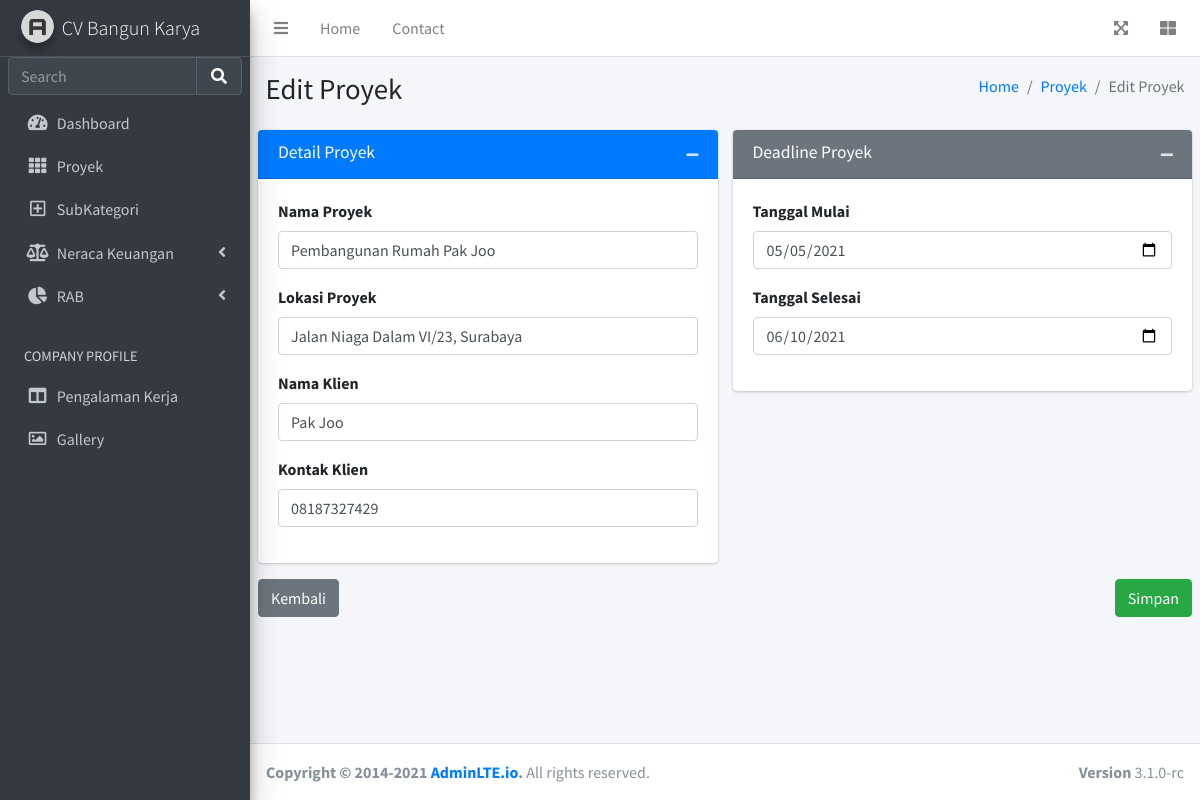
/proyek/edit/1, run on an earlier commit of the app's database.
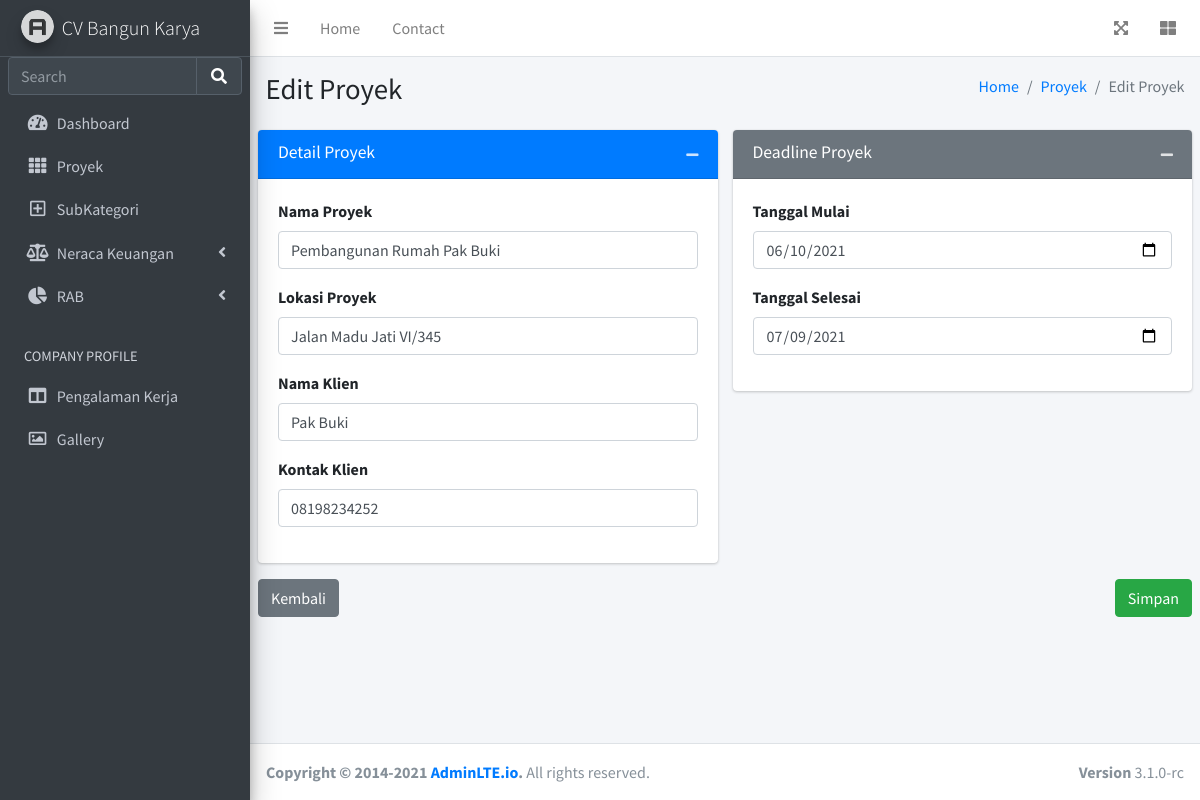
And on a later commit of the database.
### app.py (models this page shows)
class Proyek(db.Model):
    id = db.Column(db.Integer, primary_key=True)
    nama_proyek = db.Column(db.String(100), nullable=False)
    lokasi = db.Column(db.String(200), nullable=False)
    nama_klien = db.Column(db.String(100), nullable=False)
    no_hp = db.Column(db.String(20), nullable=False)
    tgl_mulai = db.Column(db.String(20), nullable=False)
    tgl_selesai = db.Column(db.String(20), nullable=False)
    date_created = db.Column(db.DateTime, default=datetime.utcnow)

### app.py (the view)
@app.route('/proyek/edit/<int:id>', methods=['POST', 'GET'])
def proyek_edit(id):
    task = Proyek.query.get_or_404(id)
    if request.method == 'POST':
        task.nama_proyek=request.form['nama_proyek']
        task.lokasi=request.form['lokasi']
        task.nama_klien=request.form['nama_klien']
        task.no_hp=request.form['no_hp']
        task.tgl_mulai=request.form['tgl_mulai']
        task.tgl_selesai=request.form['tgl_selesai']
        try:
            db.session.commit()
            flash('Data Proyek Berhasil Diubah', 'bg-success')
            return redirect('/proyek')
        except:
            flash('Data Proyek Tidak Berhasil Diubah', 'bg-danger')
            return redirect('/proyek')
    else:
        return render_template('proyek/proyek_edit.html', proyek = task)

### templates/proyek/proyek_edit.html (shortened to what this page needs)
{% extends 'base.html' %}
{% block body %}
<div class="content-wrapper">
    <section class="content-header">
      <div class="container-fluid">
        <div class="row mb-2">
          <div class="col-sm-6">
            <h1>Edit Proyek</h1>
          </div>
          <div class="col-sm-6">
            <ol class="breadcrumb float-sm-right">
              <li class="breadcrumb-item"><a href="/">Home</a></li>
              <li class="breadcrumb-item"><a href="/proyek">Proyek</a></li>
              <li class="breadcrumb-item active">Edit Proyek</li>
            </ol>
          </div>
        </div>
      </div>
    </section>
    <section class="content">
      <form action="/proyek/edit/{{ proyek.id }}" method="POST">
      <div class="row">
        <div class="col-md-6">
          <div class="card card-primary">
            <div class="card-header">
              <h3 class="card-title">Detail Proyek</h3>
              <div class="card-tools">
                <button type="button" class="btn btn-tool" data-card-widget="collapse" title="Collapse">
                  <i class="fas fa-minus"></i>
                </button>
              </div>
            </div>
            <div class="card-body">
              <div class="form-group">
                <label for="inputName">Nama Proyek</label>
                <input type="text" name="nama_proyek" class="form-control" value="{{ proyek.nama_proyek }}">
              </div>
              <div class="form-group">
                <label for="inputDescription">Lokasi Proyek</label>
                <input type="text" name="lokasi" class="form-control" value="{{ proyek.lokasi }}">
              </div>
              <div class="form-group">
                <label for="inputStatus">Nama Klien</label>
                <input type="text" name="nama_klien" class="form-control" value="{{ proyek.nama_klien }}">
              </div>
              <div class="form-group">
                <label for="inputClientCompany">Kontak Klien</label>
                <input type="text" name="no_hp" class="form-control" value="{{ proyek.no_hp }}">
              </div>
            </div>
          </div>
        </div>
        <div class="col-md-6">
          <div class="card card-secondary">
            <div class="card-header">
              <h3 class="card-title">Deadline Proyek</h3>
              <div class="card-tools">
                <button type="button" class="btn btn-tool" data-card-widget="collapse" title="Collapse">
                  <i class="fas fa-minus"></i>
                </button>
              </div>
            </div>
            <div class="card-body">
                <div class="form-group">
                    <label for="exampleInputEmail1">Tanggal Mulai</label>
                    <input type="date" class="form-control" name="tgl_mulai" value="{{ proyek.tgl_mulai }}">
                  </div>
                  <div class="form-group">
                    <label for="exampleInputEmail1">Tanggal Selesai</label>
                    <input type="date" class="form-control" name="tgl_selesai" value="{{ proyek.tgl_selesai }}">
                  </div>
            </div>
          </div>
        </div>
      </div>
      <div class="row" style="margin-bottom: 10px;">
        <div class="col-12">
          <a href="/proyek" class="btn btn-secondary">Kembali</a>
          <input type="submit" value="Simpan" class="btn btn-success float-right">
        </div>
      </div>
    </form>
    </section>
  </div>
{% endblock %}

What changed in the data, as far as the page shows it:
changed Proyek: nama_proyek "Pembangunan Rumah Pak Joo" → "Pembangunan Rumah Pak Buki"; lokasi "Jalan Niaga Dalam VI/23, Surabaya" → "Jalan Madu Jati VI/345"; nama_klien "Pak Joo" → "Pak Buki"; no_hp "08187327429" → "08198234252"; tgl_mulai "05/05/2021" → "06/10/2021"; tgl_selesai "06/10/2021" → "07/09/2021"
